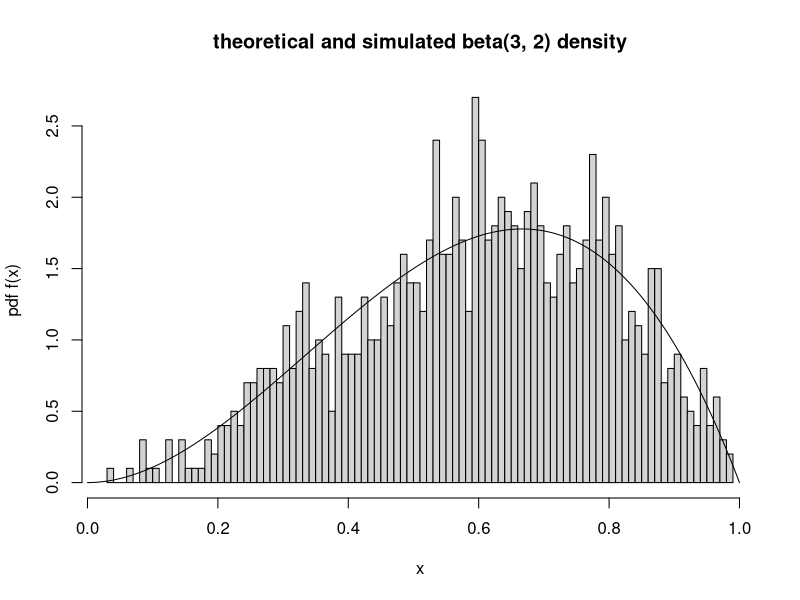
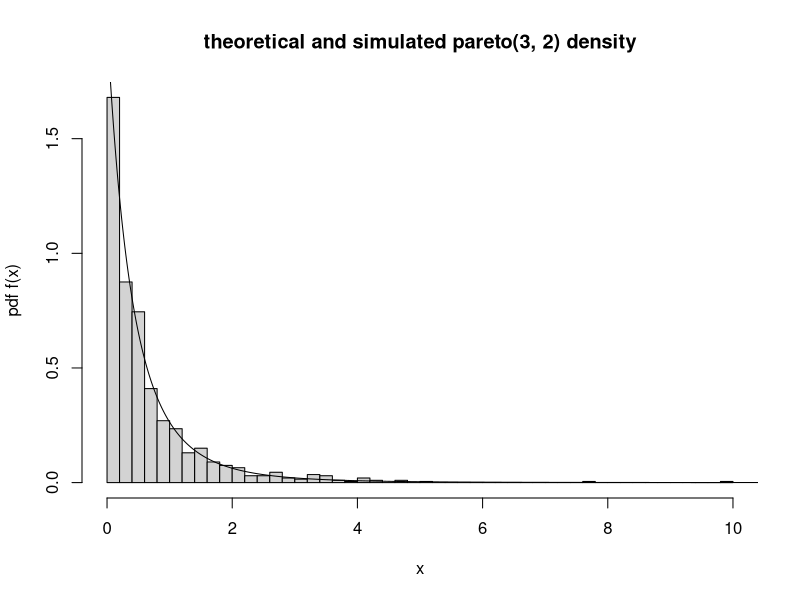

Write R code to recreate these figures, in order.
# 1
# Candidate distribution: unif(0, 1)
beta.sim <- function(alpha, beta, c) {
    stopifnot(alpha >= 1 & beta >= 1)
    while(TRUE) {
        g <- runif(1, 0, 1)
        cu <- runif(1, 0, c)
        f <- g^(alpha - 1) * (1 - g)^(beta - 1) / (beta(alpha, beta))
        if(cu < f) return(g)
    }
}

# find the best c: we got the largest f(x)/g(x) at x = 2/3
# which means the best c we got is 
c <- (2/3)^2 * (1/3) / beta(3, 2)
n <- 1000
x <- rep(0, n)
for(i in 1:n) {
    x[i] <- beta.sim(3, 2, c)
}

hist(x, breaks = 100, freq = F, xlab = "x", ylab = "pdf f(x)", 
    main = "theoretical and simulated beta(3, 2) density")
y <- seq(0, 1, 0.001)
lines(y, dbeta(y, 3, 2))


# 3
# cdf: 1 - (a / (x + a))^b
# cdf inverse F^-1(u): a * ((1 - u)^(-1/b) - 1)
pareto.sim <- function(a, b) {
    u <- runif(1)
    x <- a * ((1 - u)^(-1/b) - 1)
    x
}
n <- 1000
y <- rep(0, n)
for(i in 1:n) {
    y[i] <- pareto.sim(2, 4)
}

hist(y, breaks = 50, freq = F, xlab = "x", ylab = "pdf f(x)", 
    main = "theoretical and simulated pareto(3, 2) density")
dpareto <- function(x, a, b) b * a^b / (x + a)^(b + 1)
z <- seq(0, 15, 0.01)
lines(z, dpareto(z, 2, 4))
